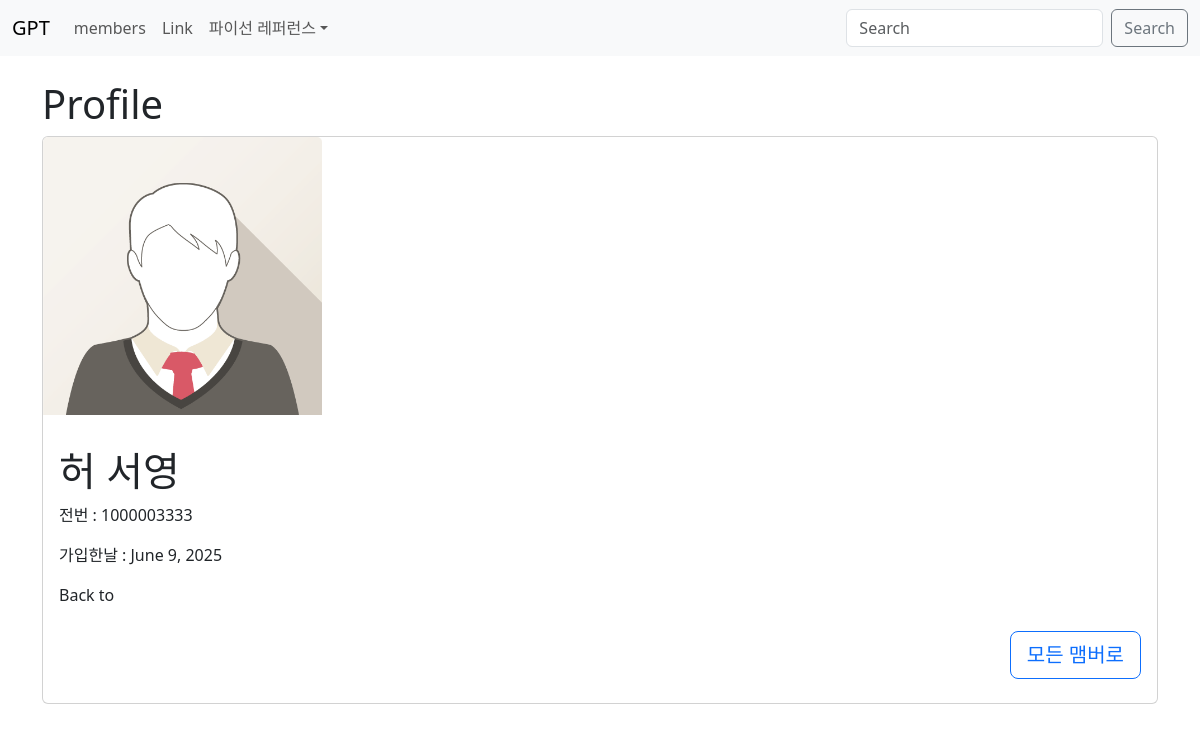
Page /members/details/12 on the committed database.
### members/models.py (models this page shows, shortened)
class Member(models.Model):
    firstname = models.CharField(max_length=255)
    lastname = models.CharField(max_length=255)
    phone = models.IntegerField(null=True)
    joined_date = models.DateField(null=True)

### members/views.py (the view)
# urls.py: path('members/details/<int:id>', views.details, name='details'),
def details(request, id):
  mymember = Member.objects.get(id=id)
  template = loader.get_template('details.html')
  context = {
    'mymember': mymember,
  }
  return HttpResponse(template.render(context, request))

### members/templates/details.html (shortened to what this page needs)
{% extends "master.html" %}
{% block content %}
<h1 class="mt-4 mb-2">Profile</h1>
<div class="card">
    {% load static %}
    <img src="{% static 'img_avatar1.png' %}" class="card-img-top w-25">
    <div class="card-body">
<h1 class="mt-3 mb-2 card-title">{{ mymember.lastname }} {{ mymember.firstname}}</h1>
<p class="card-text">전번 : {{ mymember.phone }} </p>
<p class="card-text">가입한날 : {{ mymember.joined_date }} </p>
<p>Back to</p>
        <div class="d-flex justify-content-end mt-4 mb-2">
            <a href="/members" class="btn btn-outline-primary btn-lg">모든 맴버로</a>
        </div>
</div>
    </div>
{% endblock %}

### rows in the picture
Member: lastname "허", firstname "서영", phone "1000003333", joined_date "June 9, 2025"
